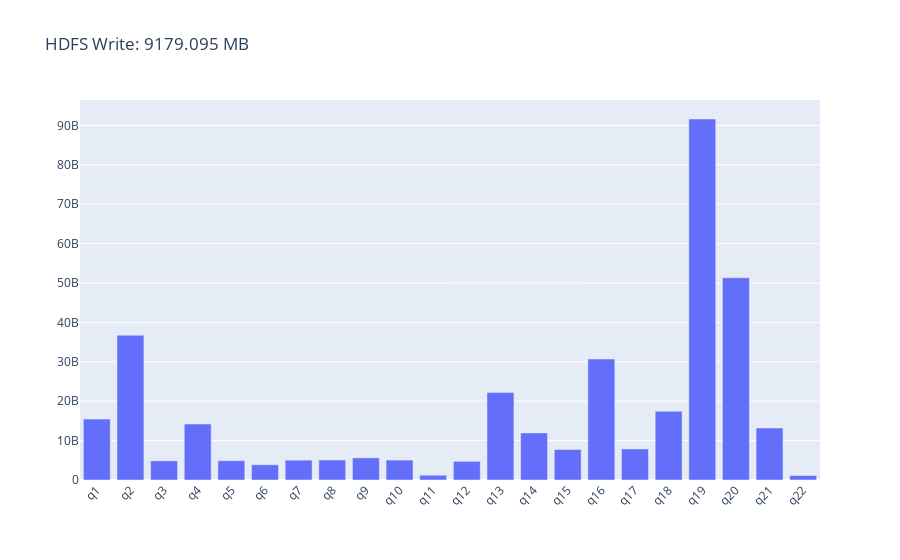

The code cell stored with this chart in its notebook:
### Code cell
fig = go.Figure()
fig.add_trace(go.Bar(x=original_execution.index, y=original_execution["hdfsread"], name='CPU Time'))
fig.update_layout(barmode='group', xaxis_tickangle=-45, title='HDFS Write: ' + str(hdfsWrite) + " MB")
fig.show()

### Figure 1 — Plotly figure (JSON) as saved in the notebook; plotly's stock layout.template omitted (floating-point values rounded to 4 significant figures)
{"data": [{"name": "CPU Time", "type": "bar", "x": ["q1", "q2", "q3", "q4", "q5", "q6", "q7", "q8", "q9", "q10", "q11", "q12", "q13", "q14", "q15", "q16", "q17", "q18", "q19", "q20", "q21", "q22"], "y": [15455135120, 36762861450, 4874942353, 14201559195, 4898573224, 3863470324, 5035360267, 5068916027, 5621461937, 5062936020, 1216784573, 4733872316, 22195268018, 11954151825, 7739975220, 30712624225, 7874842458, 17439145620, 91649206806, 51337708730, 13191523546, 1130049694]}], "layout": {"barmode": "group", "title": {"text": "HDFS Write: 9179.095 MB"}, "xaxis": {"tickangle": -45}}}
